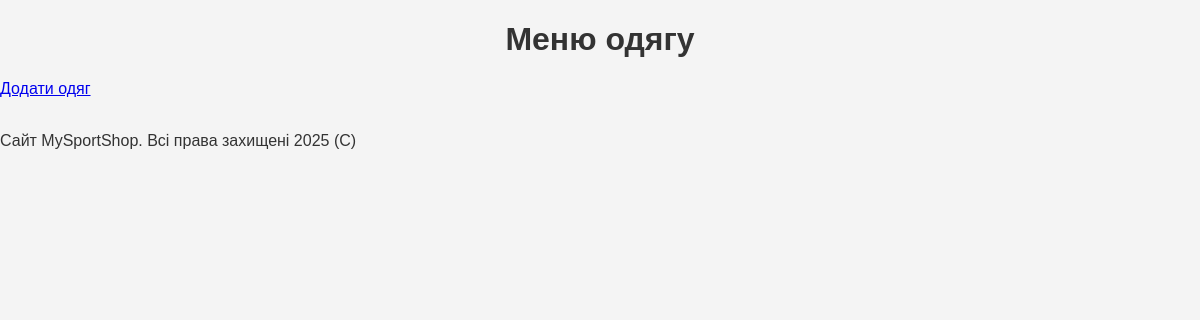
The page /products on the database as committed earlier.
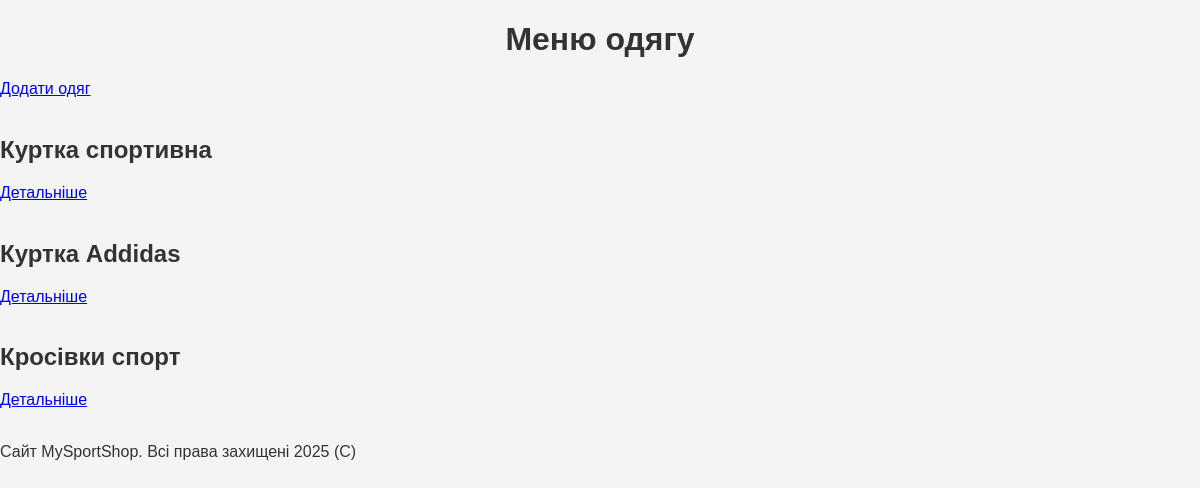
The same page on the database as committed later.
### app.py (models this page shows, shortened)
class Product(db.Model):
    id = db.Column(db.Integer, primary_key=True)
    title = db.Column(db.String(30), nullable=False)
    price = db.Column(db.Integer, nullable=False)
    country = db.Column(db.String(30), nullable=False)

### app.py (the view)
@app.route("/products")
def show_products():
    products = Product.query.all()
    return render_template("product_a.html", products=products)

### templates/product_a.html (shortened to what this page needs)
{% extends 'layout.html' %}
{% block content %}
<h1>Меню одягу</h1>
{% block add %}
<a href="product/create">Додати одяг</a>
{% endblock %}
<br><br>
{% for el in products %}
{% set product = el %}
{% block product scoped %}
<div>
    <h2>{{ el.title }}</h2>
    <a href="products/{{product.id}}">Детальніше</a>
</div>
{% endblock %}
<br>
{% endfor %}
{% endblock %}

Rows that differ between the two databases and show on the page:
added Product: title "Куртка спортивна"
added Product: title "Куртка Addidas"
added Product: title "Кросівки спорт"
